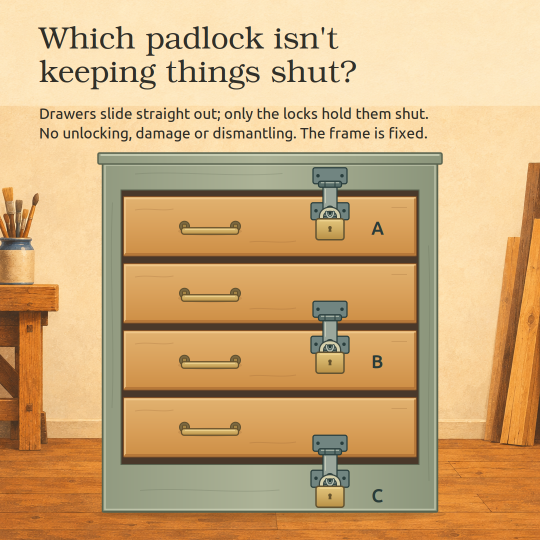
#> input picture test-a/puzzle.png, 1080 x 1080 px (shown at 1/2 size)
$ python contact_sheet.py
#> lines starting #> are read from the running program, lines starting #| are printed output that depends on the picture
#!/usr/bin/env python3
"""Side-by-side thumbnails of the three finished PNGs (variety check), plus 360 px previews.
Run: .venv/bin/python tools/contact_sheet.py  -> logs/contact-sheet.png
"""
import pathlib

from PIL import Image

ROOT = pathlib.Path(__file__).resolve().parent.parent
tiles = [ROOT / t / "puzzle.png" for t in ("test-a", "test-b", "test-c")]
tiles = [p for p in tiles if p.exists()]
sheet = Image.new("RGB", (len(tiles) * 370 + 10, 380), "white")
#> sheet: PIL image 1120x380 RGB; every value is 255
for i, p in enumerate(tiles):
    sheet.paste(Image.open(p).convert("RGB").resize((360, 360), Image.LANCZOS), (10 + i * 370, 10))
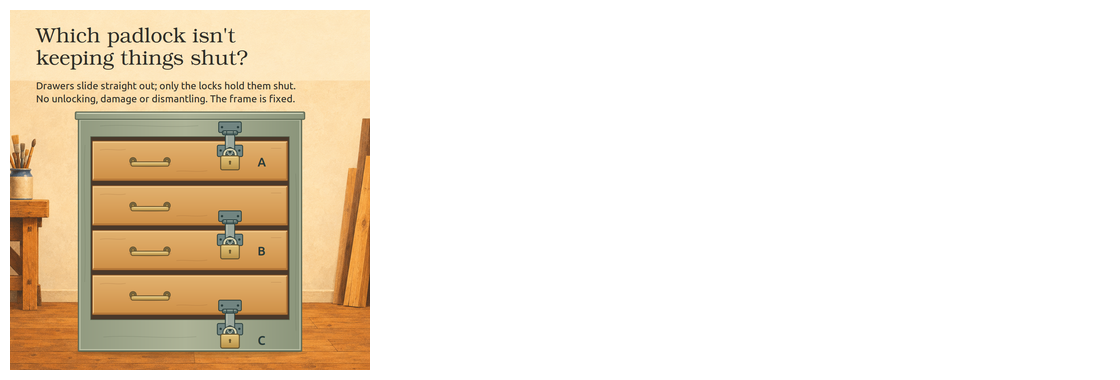
#> sheet: PIL image 1120x380 RGB; mean R, G, B 239.8, 228.9, 213.7
sheet.save(ROOT / "logs" / "contact-sheet.png")
print("logs/contact-sheet.png", [p.parent.name for p in tiles])
